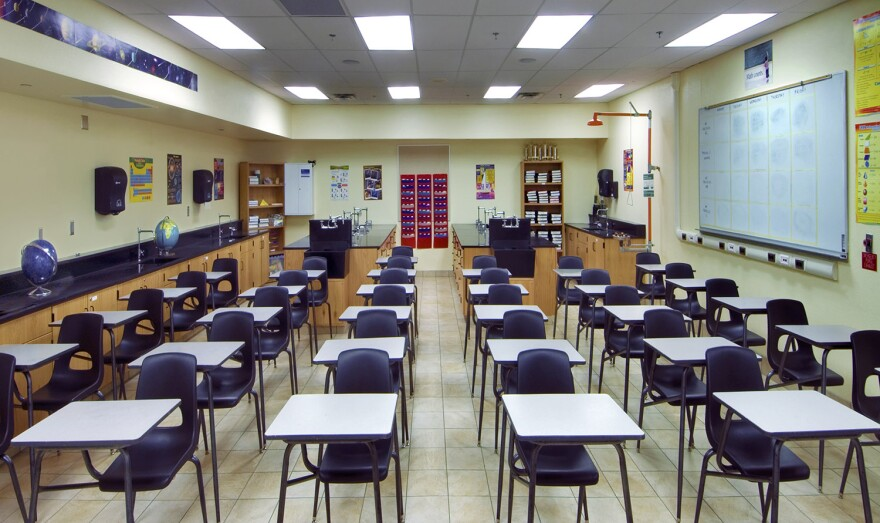
#> input picture gen_mock_data/classroom_bg.jpeg, 880 x 523 px, found by its file name
$ python gen_class_imgs.py
#> lines starting #> are read from the running program, lines starting #| are printed output that depends on the picture
import os
import json
from PIL import Image
import random
from tqdm import tqdm


def create_classroom_picture(
    class_path, background_path, output_path, base_image_size=(100, 100), presence_prob=0.8, scale_factor=0.8
):
    """
    Create a classroom picture by placing student face images at desk positions on a background.
    Images are scaled based on row to simulate farness. Returns the list of included student IDs.

    Args:
        class_path (str): Path to the class folder containing student ID folders.
        background_path (str): Path to the classroom background image (880x523 pixels).
        output_path (str): Path to save the output class picture.
        base_image_size (tuple): Size of face images in the front row (width, height).
        presence_prob (float): Probability (0 to 1) of including a student's image.
        scale_factor (float): Scaling factor per row to simulate farness (e.g., 0.8 = 80% of previous row's size).

    Returns:
        list: List of student IDs included in the picture.
    """
#> called with class_path = 'training/IAGI_PROMO_2027', background_path = 'gen_mock_data/classroom_bg.jpeg', base_image_size = (100, 100), presence_prob = 0.8, scale_factor = 0.8
    # Define desk positions (x, y coordinates) for a classroom with 4 seats in front row,
    # 6 seats in each of the 3 subsequent rows, fitted to 880x523 background
    desk_positions = [
        # Front row (4 seats)
        (60, 400),
        (280, 400),
        (500, 400),
        (720, 400),
        # Second row (6 seats)
        (30, 300),
        (160, 300),
        (320, 300),
        (480, 300),
        (620, 300),
        (760, 300),
        # Third row (6 seats)
        (100, 220),
        (220, 220),
        (340, 220),
        (460, 220),
        (580, 220),
        (700, 220),
        # Fourth row (6 seats)
        (200, 150),
        (280, 150),
        (360, 150),
        (450, 150),
        (520, 150),
        (600, 150),
    ]

    # Define scale factors for each row (front row = 1.0, each subsequent row scaled by scale_factor)
    row_scales = [
        1.0,  # Front row
        scale_factor,  # Second row
        scale_factor**2,  # Third row
        scale_factor**3,  # Fourth row
    ]

    # Assign scales to each desk position based on row
    desk_scales = [row_scales[0]] * 4 + [row_scales[1]] * 6 + [row_scales[2]] * 6 + [row_scales[3]] * 6

    # Load background image
    try:
        background = Image.open(background_path)
#> background is the input picture: PIL image 880x523 RGB; mean R, G, B 133, 130.2, 124
        if background.size != (880, 523):
            print(f"Warning: Background image size {background.size} does not match expected (880, 523)")
    except Exception as e:
        print(f"Error loading background image {background_path}: {e}")
        return []

    # List to store image paths and student IDs
    student_data = []

    # Walk through class folder to find student images
    for student_folder in os.listdir(class_path):
        student_path = os.path.join(class_path, student_folder)
        if os.path.isdir(student_path):
            # Look for image files in student folder
            for file in os.listdir(student_path):
                if file.lower().endswith(('.png', '.jpg', '.jpeg')):
                    student_data.append({'id': student_folder, 'path': os.path.join(student_path, file)})

    if not student_data:
        print(f"No images found in {class_path}")
        return []

    # Shuffle student data to randomize placement
    random.shuffle(student_data)

    # Limit the number of students to the number of desk positions
    max_students = min(len(student_data), len(desk_positions))

    # List to store included student IDs
    included_students = []

    # Paste student images onto background
    for idx in range(max_students):
        # Apply presence probability (80% chance to include)
        if random.random() > presence_prob:
            continue

        student = student_data[idx]
        img_path = student['path']
        student_id = student['id']
        try:
            # Open image
            img = Image.open(img_path)
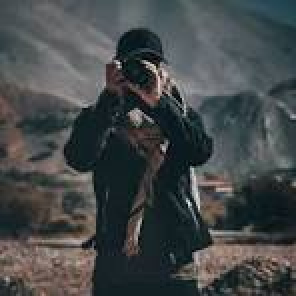
#> input picture training/IAGI_PROMO_2027/4/3bc8f2a40b7e4a7785b74e5d743f50e1.jpg, 148 x 148 px, found by its file name (shown 2 times larger)
#> img is the input picture: PIL image 148x148 RGB; mean R, G, B 68.1, 72.5, 73.3

            # Calculate scaled size based on row
            scale = desk_scales[idx]
            scaled_size = (int(base_image_size[0] * scale), int(base_image_size[1] * scale))
            img = img.resize(scaled_size, Image.LANCZOS)
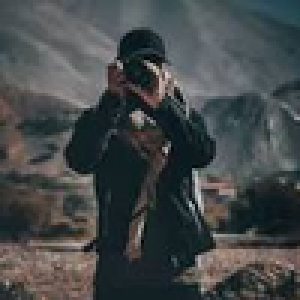
#> img: PIL image 100x100 RGB (shown 3 times larger); mean R, G, B 68.1, 72.5, 73.3

            # Get desk position
            x, y = desk_positions[idx]

            # Adjust position to center the scaled image
            x_offset = x + (base_image_size[0] - scaled_size[0]) // 2
            y_offset = y + (base_image_size[1] - scaled_size[1]) // 2

            # Paste image onto background
            background.paste(img, (x_offset, y_offset))
            included_students.append(student_id)
        except Exception as e:
            print(f"Error processing {img_path}: {e}")

    # Save the output image
    background.save(output_path)
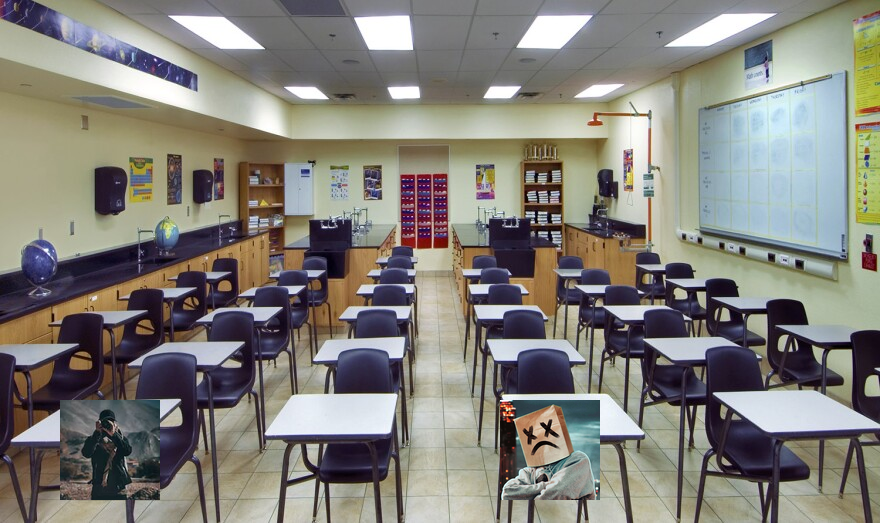
#> saved as IAGI_PROMO_2027_picture_1.png: PIL image 880x523 RGB; mean R, G, B 131.3, 128.8, 122.2
    return included_students


if __name__ == "__main__":
    classes_path = "training"
    output_base_path = "gen_mock_data/classroom_pictures"
    background_path = "gen_mock_data/classroom_bg.jpeg"
    num_images_per_class = 5

    # Ensure output base directory exists
    os.makedirs(output_base_path, exist_ok=True)

    # Dictionary to store picture-to-student mappings for all classes
    all_class_mappings = {}

    # Get list of class folders
    class_folders = [f for f in os.listdir(classes_path) if os.path.isdir(os.path.join(classes_path, f))]

    # Iterate over class folders with progress bar
    for class_folder in tqdm(class_folders, desc="Processing classes"):
        class_path = os.path.join(classes_path, class_folder)

        # Create class-specific output directory
        class_output_path = os.path.join(output_base_path, class_folder)
        os.makedirs(class_output_path, exist_ok=True)

        # Dictionary to store picture-to-student mappings for this class
        class_mappings = {}

        # Generate 5 images for this class with progress bar
        for i in tqdm(range(num_images_per_class), desc=f"Generating images for {class_folder}", leave=False):
            output_filename = f"{class_folder}_picture_{i+1}.png"
            output_path = os.path.join(class_output_path, output_filename)

            # Generate picture and get included students
            included_students = create_classroom_picture(
                class_path,
                background_path,
                output_path,
                base_image_size=(100, 100),
                presence_prob=0.8,
                scale_factor=0.8,
            )

            # Store mapping
            class_mappings[output_filename] = included_students

        # Save class mappings to JSON
        json_path = os.path.join(class_output_path, f"{class_folder}_mappings.json")
        with open(json_path, 'w') as f:
            json.dump(class_mappings, f, indent=2)

        # Store in all_class_mappings
        all_class_mappings[class_folder] = class_mappings

    # Save a combined JSON for all classes
    combined_json_path = os.path.join(output_base_path, "all_class_mappings.json")
    with open(combined_json_path, 'w') as f:
        json.dump(all_class_mappings, f, indent=2)
